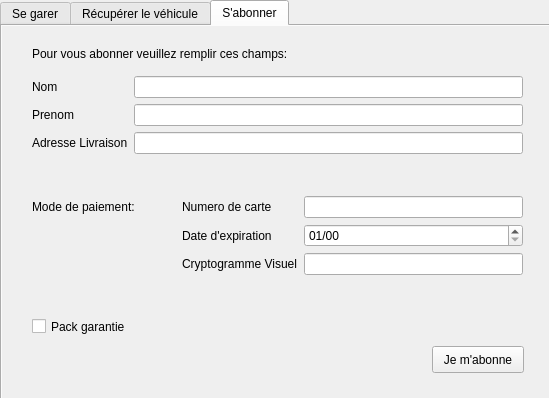
<?xml version="1.0" encoding="UTF-8"?>
<ui version="4.0">
 <class>consumer_home</class>
 <widget class="QMainWindow" name="consumer_home">
  <property name="geometry">
   <rect>
    <x>0</x>
    <y>0</y>
    <width>549</width>
    <height>398</height>
   </rect>
  </property>
  <property name="windowTitle">
   <string>DreamPark</string>
  </property>
  <widget class="QWidget" name="centralwidget">
   <widget class="QFrame" name="subscribed">
    <property name="enabled">
     <bool>true</bool>
    </property>
    <property name="geometry">
     <rect>
      <x>0</x>
      <y>0</y>
      <width>551</width>
      <height>341</height>
     </rect>
    </property>
    <property name="accessibleDescription">
     <string/>
    </property>
    <property name="autoFillBackground">
     <bool>true</bool>
    </property>
    <property name="frameShape">
     <enum>QFrame::Panel</enum>
    </property>
    <property name="frameShadow">
     <enum>QFrame::Raised</enum>
    </property>
    <widget class="QTabWidget" name="tabWidget">
     <property name="enabled">
      <bool>true</bool>
     </property>
     <property name="geometry">
      <rect>
       <x>0</x>
       <y>0</y>
       <width>551</width>
       <height>341</height>
      </rect>
     </property>
     <property name="toolTip">
      <string/>
     </property>
     <property name="currentIndex">
      <number>1</number>
     </property>
     <widget class="QWidget" name="tab">
      <property name="enabled">
       <bool>true</bool>
      </property>
      <property name="autoFillBackground">
       <bool>true</bool>
      </property>
      <attribute name="title">
       <string>Se garer</string>
      </attribute>
      <widget class="QPushButton" name="btn_teleport">
       <property name="geometry">
        <rect>
         <x>360</x>
         <y>250</y>
         <width>161</width>
         <height>31</height>
        </rect>
       </property>
       <property name="text">
        <string>Valider</string>
       </property>
      </widget>
      <widget class="QLabel" name="label_name">
       <property name="geometry">
        <rect>
         <x>40</x>
         <y>20</y>
         <width>241</width>
         <height>16</height>
        </rect>
       </property>
       <property name="text">
        <string>Bonjour Alexandre,</string>
       </property>
      </widget>
      <widget class="QCheckBox" name="check_Maintenir">
       <property name="geometry">
        <rect>
         <x>60</x>
         <y>180</y>
         <width>361</width>
         <height>21</height>
        </rect>
       </property>
       <property name="text">
        <string>Maintenir mon véhicule (+3 euros)</string>
       </property>
      </widget>
      <widget class="QCheckBox" name="check_Entretien">
       <property name="geometry">
        <rect>
         <x>60</x>
         <y>210</y>
         <width>371</width>
         <height>26</height>
        </rect>
       </property>
       <property name="text">
        <string>Entretenir mon véhicule (+4 euros)</string>
       </property>
      </widget>
      <widget class="QGroupBox" name="groupBox">
       <property name="geometry">
        <rect>
         <x>50</x>
         <y>50</y>
         <width>391</width>
         <height>121</height>
        </rect>
       </property>
       <property name="title">
        <string>se faire livrer</string>
       </property>
       <property name="checkable">
        <bool>true</bool>
       </property>
       <widget class="QLineEdit" name="input_adrLivaison">
        <property name="enabled">
         <bool>true</bool>
        </property>
        <property name="geometry">
         <rect>
          <x>20</x>
          <y>32</y>
          <width>351</width>
          <height>31</height>
         </rect>
        </property>
        <property name="inputMask">
         <string/>
        </property>
        <property name="text">
         <string>Adresse de livraison</string>
        </property>
        <property name="dragEnabled">
         <bool>false</bool>
        </property>
        <property name="readOnly">
         <bool>false</bool>
        </property>
       </widget>
       <widget class="QLabel" name="label_9">
        <property name="enabled">
         <bool>true</bool>
        </property>
        <property name="geometry">
         <rect>
          <x>230</x>
          <y>80</y>
          <width>41</width>
          <height>21</height>
         </rect>
        </property>
        <property name="text">
         <string>Heure : </string>
        </property>
       </widget>
       <widget class="QTimeEdit" name="input_timeLivraison">
        <property name="enabled">
         <bool>true</bool>
        </property>
        <property name="geometry">
         <rect>
          <x>280</x>
          <y>80</y>
          <width>91</width>
          <height>21</height>
         </rect>
        </property>
        <property name="displayFormat">
         <string>HH:mm</string>
        </property>
       </widget>
      </widget>
     </widget>
     <widget class="QWidget" name="tab_2">
      <property name="autoFillBackground">
       <bool>true</bool>
      </property>
      <attribute name="title">
       <string>Récupérer le véhicule</string>
      </attribute>
      <widget class="QPushButton" name="btn_getCar">
       <property name="geometry">
        <rect>
         <x>100</x>
         <y>170</y>
         <width>291</width>
         <height>51</height>
        </rect>
       </property>
       <property name="text">
        <string>Récupérer maintenant</string>
       </property>
      </widget>
      <widget class="QLabel" name="label_immat">
       <property name="geometry">
        <rect>
         <x>30</x>
         <y>80</y>
         <width>501</width>
         <height>71</height>
        </rect>
       </property>
       <property name="text">
        <string>Votre véhicule immaticulé 12-ABS-31  est actuellement dans notre parking.</string>
       </property>
       <property name="alignment">
        <set>Qt::AlignCenter</set>
       </property>
      </widget>
     </widget>
     <widget class="QWidget" name="tab_settings">
      <property name="autoFillBackground">
       <bool>true</bool>
      </property>
      <attribute name="title">
       <string>Mon compte</string>
      </attribute>
      <widget class="QPushButton" name="btn_desinscrire">
       <property name="geometry">
        <rect>
         <x>320</x>
         <y>160</y>
         <width>171</width>
         <height>31</height>
        </rect>
       </property>
       <property name="text">
        <string>Supprimer mon compte</string>
       </property>
      </widget>
      <widget class="QLabel" name="label_2">
       <property name="geometry">
        <rect>
         <x>30</x>
         <y>30</y>
         <width>521</width>
         <height>31</height>
        </rect>
       </property>
       <property name="text">
        <string>Vous inscrire à un pack garanti vous permet d'avoir une place toujours 
disponible pour vous :</string>
       </property>
      </widget>
      <widget class="QLabel" name="label_3">
       <property name="geometry">
        <rect>
         <x>30</x>
         <y>130</y>
         <width>341</width>
         <height>21</height>
        </rect>
       </property>
       <property name="text">
        <string>Si vous voulez supprimer votre compte :</string>
       </property>
      </widget>
      <widget class="QPushButton" name="btn_packGaranti">
       <property name="geometry">
        <rect>
         <x>380</x>
         <y>70</y>
         <width>111</width>
         <height>31</height>
        </rect>
       </property>
       <property name="text">
        <string>Se désinscrire</string>
       </property>
      </widget>
     </widget>
    </widget>
   </widget>
   <widget class="QFrame" name="home">
    <property name="geometry">
     <rect>
      <x>-1</x>
      <y>-1</y>
      <width>551</width>
      <height>341</height>
     </rect>
    </property>
    <property name="autoFillBackground">
     <bool>true</bool>
    </property>
    <property name="frameShape">
     <enum>QFrame::StyledPanel</enum>
    </property>
    <property name="frameShadow">
     <enum>QFrame::Raised</enum>
    </property>
    <widget class="QPushButton" name="btn_guest">
     <property name="geometry">
      <rect>
       <x>290</x>
       <y>190</y>
       <width>231</width>
       <height>121</height>
      </rect>
     </property>
     <property name="text">
      <string>Non abonné</string>
     </property>
    </widget>
    <widget class="QLabel" name="label">
     <property name="geometry">
      <rect>
       <x>50</x>
       <y>30</y>
       <width>221</width>
       <height>71</height>
      </rect>
     </property>
     <property name="font">
      <font>
       <pointsize>28</pointsize>
       <weight>75</weight>
       <bold>true</bold>
      </font>
     </property>
     <property name="text">
      <string>Bienvenue!</string>
     </property>
    </widget>
    <widget class="QLabel" name="label_4">
     <property name="geometry">
      <rect>
       <x>50</x>
       <y>140</y>
       <width>221</width>
       <height>31</height>
      </rect>
     </property>
     <property name="text">
      <string>Veuillez choisir votre statut :</string>
     </property>
    </widget>
    <widget class="QPushButton" name="btn_subscriber">
     <property name="geometry">
      <rect>
       <x>40</x>
       <y>190</y>
       <width>221</width>
       <height>121</height>
      </rect>
     </property>
     <property name="text">
      <string>Abonné</string>
     </property>
    </widget>
   </widget>
   <widget class="QFrame" name="guest">
    <property name="enabled">
     <bool>true</bool>
    </property>
    <property name="geometry">
     <rect>
      <x>0</x>
      <y>0</y>
      <width>551</width>
      <height>421</height>
     </rect>
    </property>
    <property name="accessibleDescription">
     <string/>
    </property>
    <property name="autoFillBackground">
     <bool>true</bool>
    </property>
    <property name="frameShape">
     <enum>QFrame::Panel</enum>
    </property>
    <property name="frameShadow">
     <enum>QFrame::Raised</enum>
    </property>
    <widget class="QTabWidget" name="tabWidget_2">
     <property name="enabled">
      <bool>true</bool>
     </property>
     <property name="geometry">
      <rect>
       <x>0</x>
       <y>0</y>
       <width>551</width>
       <height>411</height>
      </rect>
     </property>
     <property name="toolTip">
      <string/>
     </property>
     <property name="autoFillBackground">
      <bool>true</bool>
     </property>
     <property name="currentIndex">
      <number>2</number>
     </property>
     <widget class="QWidget" name="tab_3">
      <property name="enabled">
       <bool>true</bool>
      </property>
      <property name="autoFillBackground">
       <bool>true</bool>
      </property>
      <attribute name="title">
       <string>Se garer</string>
      </attribute>
      <widget class="QPushButton" name="btn_teleport_2">
       <property name="geometry">
        <rect>
         <x>330</x>
         <y>250</y>
         <width>161</width>
         <height>31</height>
        </rect>
       </property>
       <property name="text">
        <string>Se garer</string>
       </property>
      </widget>
      <widget class="QLabel" name="label_name_2">
       <property name="geometry">
        <rect>
         <x>40</x>
         <y>20</y>
         <width>441</width>
         <height>61</height>
        </rect>
       </property>
       <property name="text">
        <string>Bonjour,
Nous avons détecté votre véhicule, vous pouvez vous garer. </string>
       </property>
      </widget>
      <widget class="QWidget" name="formLayoutWidget_3">
       <property name="geometry">
        <rect>
         <x>40</x>
         <y>120</y>
         <width>451</width>
         <height>113</height>
        </rect>
       </property>
       <layout class="QFormLayout" name="formLayout_3">
        <item row="0" column="0">
         <widget class="QLabel" name="numCardLabel">
          <property name="text">
           <string>Numéro de carte</string>
          </property>
         </widget>
        </item>
        <item row="0" column="1">
         <widget class="QLineEdit" name="input_numCarte"/>
        </item>
        <item row="1" column="0">
         <widget class="QLabel" name="expirationDateLabel">
          <property name="text">
           <string>Date d'expiration</string>
          </property>
         </widget>
        </item>
        <item row="1" column="1">
         <widget class="QDateEdit" name="input_dateExpiration"/>
        </item>
        <item row="2" column="0">
         <widget class="QLabel" name="cryptogrammeVisuelLabel_2">
          <property name="text">
           <string>Cryptogramme visuel</string>
          </property>
         </widget>
        </item>
        <item row="2" column="1">
         <widget class="QLineEdit" name="input_cryptogrammeVisuel"/>
        </item>
       </layout>
      </widget>
      <widget class="QLabel" name="label_10">
       <property name="geometry">
        <rect>
         <x>40</x>
         <y>90</y>
         <width>301</width>
         <height>21</height>
        </rect>
       </property>
       <property name="text">
        <string>Veuillez entrer vos coordonnées banquaires: </string>
       </property>
      </widget>
     </widget>
     <widget class="QWidget" name="tab_4">
      <property name="autoFillBackground">
       <bool>true</bool>
      </property>
      <attribute name="title">
       <string>Récupérer le véhicule</string>
      </attribute>
      <widget class="QPushButton" name="btn_getCar_2">
       <property name="geometry">
        <rect>
         <x>120</x>
         <y>150</y>
         <width>291</width>
         <height>51</height>
        </rect>
       </property>
       <property name="text">
        <string>Récupérer maintenant</string>
       </property>
      </widget>
      <widget class="QLabel" name="label_7">
       <property name="geometry">
        <rect>
         <x>40</x>
         <y>40</y>
         <width>351</width>
         <height>21</height>
        </rect>
       </property>
       <property name="text">
        <string>Veuillez saisir votre numéro de ticket :</string>
       </property>
      </widget>
      <widget class="QLineEdit" name="input_numTicket">
       <property name="geometry">
        <rect>
         <x>40</x>
         <y>70</y>
         <width>461</width>
         <height>33</height>
        </rect>
       </property>
      </widget>
     </widget>
     <widget class="QWidget" name="tab_5">
      <property name="autoFillBackground">
       <bool>true</bool>
      </property>
      <attribute name="title">
       <string>S'abonner</string>
      </attribute>
      <widget class="QWidget" name="formLayoutWidget">
       <property name="geometry">
        <rect>
         <x>30</x>
         <y>50</y>
         <width>491</width>
         <height>113</height>
        </rect>
       </property>
       <layout class="QFormLayout" name="formLayout">
        <property name="fieldGrowthPolicy">
         <enum>QFormLayout::AllNonFixedFieldsGrow</enum>
        </property>
        <item row="0" column="0">
         <widget class="QLabel" name="nomLabel">
          <property name="text">
           <string>Nom</string>
          </property>
         </widget>
        </item>
        <item row="0" column="1">
         <widget class="QLineEdit" name="input_lastName"/>
        </item>
        <item row="1" column="0">
         <widget class="QLabel" name="prenomLabel">
          <property name="text">
           <string>Prenom</string>
          </property>
         </widget>
        </item>
        <item row="1" column="1">
         <widget class="QLineEdit" name="input_firstName"/>
        </item>
        <item row="2" column="0">
         <widget class="QLabel" name="adresseLivraisonLabel">
          <property name="text">
           <string>Adresse Livraison</string>
          </property>
         </widget>
        </item>
        <item row="2" column="1">
         <widget class="QLineEdit" name="input_adressel"/>
        </item>
       </layout>
      </widget>
      <widget class="QLabel" name="label_5">
       <property name="geometry">
        <rect>
         <x>30</x>
         <y>20</y>
         <width>311</width>
         <height>16</height>
        </rect>
       </property>
       <property name="text">
        <string>Pour vous abonner veuillez remplir ces champs:</string>
       </property>
      </widget>
      <widget class="QLabel" name="label_6">
       <property name="geometry">
        <rect>
         <x>30</x>
         <y>170</y>
         <width>151</width>
         <height>21</height>
        </rect>
       </property>
       <property name="text">
        <string>Mode de paiement:</string>
       </property>
      </widget>
      <widget class="QWidget" name="formLayoutWidget_2">
       <property name="geometry">
        <rect>
         <x>180</x>
         <y>170</y>
         <width>341</width>
         <height>113</height>
        </rect>
       </property>
       <layout class="QFormLayout" name="formLayout_2">
        <item row="0" column="0">
         <widget class="QLabel" name="numeroDeCarteLabel">
          <property name="text">
           <string>Numero de carte</string>
          </property>
         </widget>
        </item>
        <item row="0" column="1">
         <widget class="QLineEdit" name="numeroDeCarteLineEdit"/>
        </item>
        <item row="1" column="0">
         <widget class="QLabel" name="dateDExpirationLabel">
          <property name="text">
           <string>Date d'expiration</string>
          </property>
         </widget>
        </item>
        <item row="1" column="1">
         <widget class="QDateEdit" name="input_date">
          <property name="displayFormat">
           <string>MM/yy</string>
          </property>
         </widget>
        </item>
        <item row="2" column="0">
         <widget class="QLabel" name="cryptogrammeVisuelLabel">
          <property name="text">
           <string>Cryptogramme Visuel</string>
          </property>
         </widget>
        </item>
        <item row="2" column="1">
         <widget class="QLineEdit" name="input_crypto"/>
        </item>
       </layout>
      </widget>
      <widget class="QCheckBox" name="check_packGaranti">
       <property name="geometry">
        <rect>
         <x>30</x>
         <y>290</y>
         <width>131</width>
         <height>21</height>
        </rect>
       </property>
       <property name="text">
        <string>Pack garantie</string>
       </property>
      </widget>
      <widget class="QPushButton" name="pushButton">
       <property name="geometry">
        <rect>
         <x>430</x>
         <y>320</y>
         <width>92</width>
         <height>27</height>
        </rect>
       </property>
       <property name="text">
        <string>Je m'abonne</string>
       </property>
      </widget>
     </widget>
    </widget>
   </widget>
   <widget class="QFrame" name="guest_recover">
    <property name="geometry">
     <rect>
      <x>-1</x>
      <y>-1</y>
      <width>551</width>
      <height>341</height>
     </rect>
    </property>
    <property name="autoFillBackground">
     <bool>true</bool>
    </property>
    <property name="frameShape">
     <enum>QFrame::StyledPanel</enum>
    </property>
    <property name="frameShadow">
     <enum>QFrame::Raised</enum>
    </property>
    <widget class="QLabel" name="label_8">
     <property name="geometry">
      <rect>
       <x>30</x>
       <y>10</y>
       <width>381</width>
       <height>121</height>
      </rect>
     </property>
     <property name="text">
      <string>Vous avez garé votre voiture durant 10 jours:


Le montant à payer est de 79 euros.
Veuillez insérer les coordonnées de votre carte bancaire:</string>
     </property>
    </widget>
   </widget>
   <zorder>guest_recover</zorder>
   <zorder>home</zorder>
   <zorder>subscribed</zorder>
   <zorder>guest</zorder>
  </widget>
 </widget>
 <resources/>
 <connections/>
</ui>
